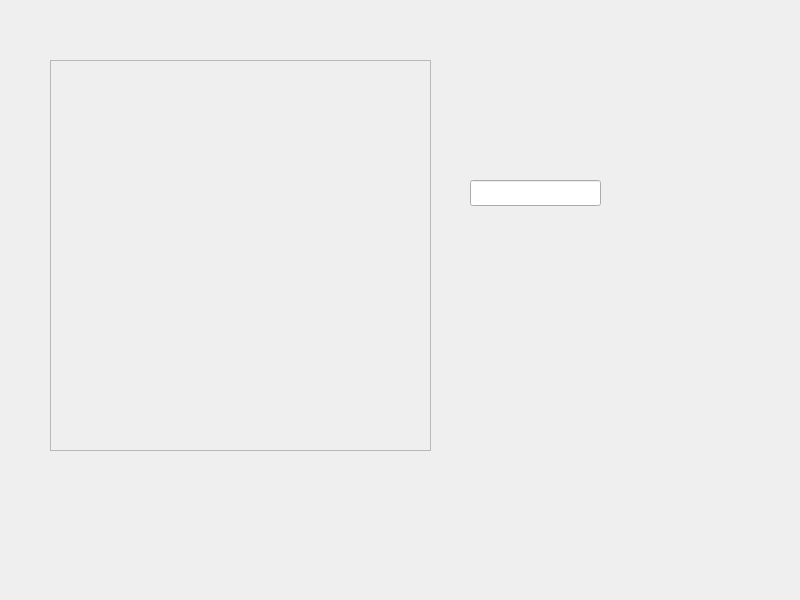
<?xml version="1.0" encoding="UTF-8"?>
<ui version="4.0">
 <class>mainWindow</class>
 <widget class="CDPBaseMainWindow" name="mainWindow">
  <property name="geometry">
   <rect>
    <x>0</x>
    <y>0</y>
    <width>800</width>
    <height>600</height>
   </rect>
  </property>
  <property name="windowTitle">
   <string>Main Window</string>
  </property>
  <property name="msgBoxBgSvg">
   <string>:/themes/flat_gray_light/backgrounds/bgMsgBox.svg</string>
  </property>
  <property name="msgBoxBtnSvg">
   <string>:/themes/flat_gray_light/buttons/buttonPlain.svg</string>
  </property>
  <property name="themeNight">
   <string>flat_gray</string>
  </property>
  <property name="themeDay">
   <string>flat_gray_light</string>
  </property>
  <property name="numPadName" stdset="0">
   <string>CDPBaseNumPad</string>
  </property>
  <property name="keyPadName" stdset="0">
   <string>CDPBaseKeyPad</string>
  </property>
  <widget class="QWidget" name="centralwidget">
   <widget class="QFrame" name="frame">
    <property name="geometry">
     <rect>
      <x>50</x>
      <y>60</y>
      <width>381</width>
      <height>391</height>
     </rect>
    </property>
    <property name="frameShape">
     <enum>QFrame::StyledPanel</enum>
    </property>
    <property name="frameShadow">
     <enum>QFrame::Raised</enum>
    </property>
    <widget class="CDPBaseLabel" name="label">
     <property name="geometry">
      <rect>
       <x>150</x>
       <y>130</y>
       <width>44</width>
       <height>21</height>
      </rect>
     </property>
     <property name="cdpRouting" stdset="0">
      <string>untitled5App.ModbusMasterTCP.IO.Inputs.Input.Value</string>
     </property>
    </widget>
   </widget>
   <widget class="CDPBaseLineEdit" name="lineEdit">
    <property name="geometry">
     <rect>
      <x>470</x>
      <y>180</y>
      <width>131</width>
      <height>26</height>
     </rect>
    </property>
    <property name="svgFile">
     <string>:/themes/flat_gray_light/backgrounds/bgLineEdit.svg</string>
    </property>
    <property name="cdpRouting" stdset="0">
     <string>untitled5App.ModbusMasterTCP.IO.Outputs.Output.Value</string>
    </property>
    <property name="pushRoutables" stdset="0">
     <stringlist>
      <string>cdpRouting</string>
     </stringlist>
    </property>
   </widget>
  </widget>
 </widget>
 <customwidgets>
  <customwidget>
   <class>CDPBaseLineEdit</class>
   <extends>QLineEdit</extends>
   <header>CDPBaseWidgets/CDPBaseLineEdit.h</header>
  </customwidget>
  <customwidget>
   <class>CDPBaseLabel</class>
   <extends>QLabel</extends>
   <header>CDPBaseWidgets/CDPBaseLabel.h</header>
  </customwidget>
  <customwidget>
   <class>CDPBaseMainWindow</class>
   <extends>QMainWindow</extends>
   <header>CDPBaseWidgets/CDPBaseMainWindow.h</header>
   <container>1</container>
  </customwidget>
 </customwidgets>
 <resources/>
 <connections/>
</ui>
